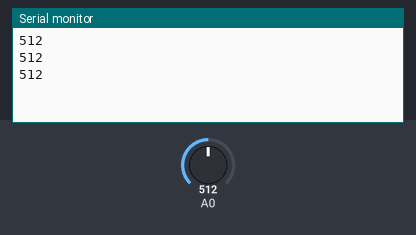
This sketch was run on a simulated Arduino Uno, built with avr-gcc and run on an emulated ATmega328P. Parts: the last lines printed to the serial monitor. The inputs (shaded band) are chosen by the test bench; at power-on: A0 = 512.

Above: at 1.8 s.
1.9 s: A0 set to 716
At 2.4 s:
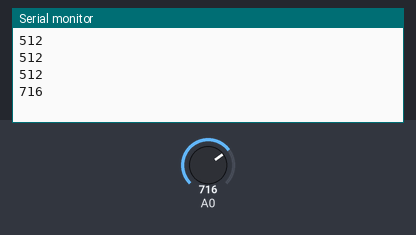
3.4 s: A0 set to 900
At 3.9 s:
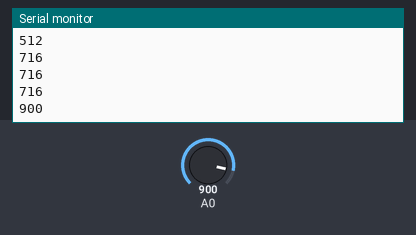
Timing chart, 0 to 6.4 s (numbered marks = the images above; inputs shaded):
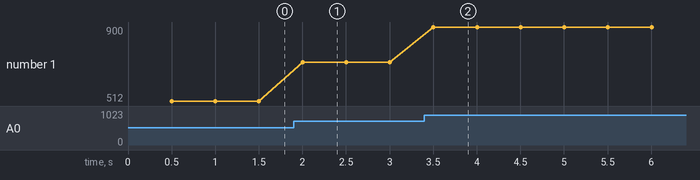

The sketch:

sketch_jan16f.ino
```cpp
#include <SoftwareSerial.h>
SoftwareSerial xbee(2, 3); // RX, TX
int mq2;

void setup() {
  xbee.begin(57600);
  Serial.begin(9600);
}

void loop() {
  delay(500);
  mq2 = analogRead(A0);
  Serial.println(mq2);

  xbee.print(mq2/100);
}
```

Measured:
- after the input at 1.9 s, the serial monitor: prints a new line after 0.10 s (image 1)
- after the input at 3.4 s, the serial monitor: prints a new line after 0.10 s (image 2)
- plotted number 1: 512 → 716 after the input at 1.9 s, 716 → 900 after the input at 3.4 s
